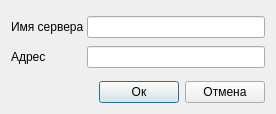
<?xml version="1.0" encoding="UTF-8"?>
<ui version="4.0">
 <class>about_dialog</class>
 <widget class="QDialog" name="about_dialog">
  <property name="geometry">
   <rect>
    <x>0</x>
    <y>0</y>
    <width>276</width>
    <height>114</height>
   </rect>
  </property>
  <property name="sizePolicy">
   <sizepolicy hsizetype="Preferred" vsizetype="Preferred">
    <horstretch>0</horstretch>
    <verstretch>0</verstretch>
   </sizepolicy>
  </property>
  <property name="minimumSize">
   <size>
    <width>0</width>
    <height>0</height>
   </size>
  </property>
  <property name="maximumSize">
   <size>
    <width>99999</width>
    <height>99999</height>
   </size>
  </property>
  <property name="windowTitle">
   <string>Добавить сервер</string>
  </property>
  <property name="windowIcon">
   <iconset resource="../qt_utils/resources/icons.qrc">
    <normaloff>:/icons/icons/graph_2.png</normaloff>:/icons/icons/graph_2.png</iconset>
  </property>
  <layout class="QHBoxLayout" name="horizontalLayout_2">
   <item>
    <layout class="QVBoxLayout" name="verticalLayout">
     <property name="spacing">
      <number>6</number>
     </property>
     <item>
      <widget class="QFrame" name="frame">
       <property name="sizePolicy">
        <sizepolicy hsizetype="Preferred" vsizetype="Expanding">
         <horstretch>0</horstretch>
         <verstretch>0</verstretch>
        </sizepolicy>
       </property>
       <property name="frameShape">
        <enum>QFrame::NoFrame</enum>
       </property>
       <property name="frameShadow">
        <enum>QFrame::Plain</enum>
       </property>
       <layout class="QGridLayout" name="gridLayout">
        <property name="leftMargin">
         <number>0</number>
        </property>
        <property name="topMargin">
         <number>0</number>
        </property>
        <property name="rightMargin">
         <number>0</number>
        </property>
        <property name="bottomMargin">
         <number>0</number>
        </property>
        <property name="spacing">
         <number>3</number>
        </property>
        <item row="0" column="1">
         <widget class="QLineEdit" name="server_name_edit"/>
        </item>
        <item row="0" column="0">
         <widget class="QLabel" name="label">
          <property name="text">
           <string>Имя сервера</string>
          </property>
         </widget>
        </item>
        <item row="1" column="0">
         <widget class="QLabel" name="label_2">
          <property name="text">
           <string>Адрес</string>
          </property>
         </widget>
        </item>
        <item row="1" column="1">
         <widget class="QLineEdit" name="server_address_edit"/>
        </item>
       </layout>
      </widget>
     </item>
     <item>
      <layout class="QHBoxLayout" name="horizontalLayout">
       <item>
        <spacer name="horizontalSpacer">
         <property name="orientation">
          <enum>Qt::Horizontal</enum>
         </property>
         <property name="sizeHint" stdset="0">
          <size>
           <width>40</width>
           <height>20</height>
          </size>
         </property>
        </spacer>
       </item>
       <item>
        <widget class="QPushButton" name="ok_button">
         <property name="text">
          <string>Ок</string>
         </property>
        </widget>
       </item>
       <item>
        <widget class="QPushButton" name="close_button">
         <property name="text">
          <string>Отмена</string>
         </property>
        </widget>
       </item>
      </layout>
     </item>
    </layout>
   </item>
  </layout>
 </widget>
 <resources>
  <include location="../qt_utils/resources/icons.qrc"/>
 </resources>
 <connections/>
</ui>
